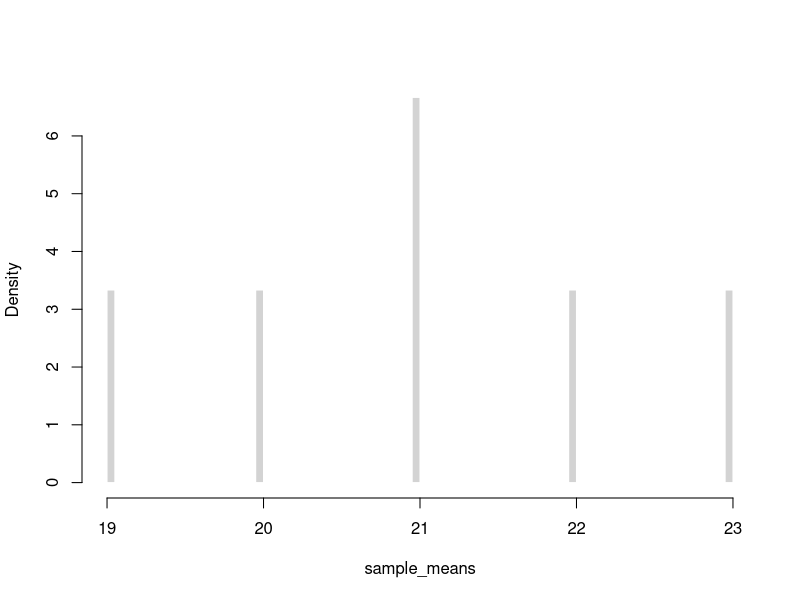
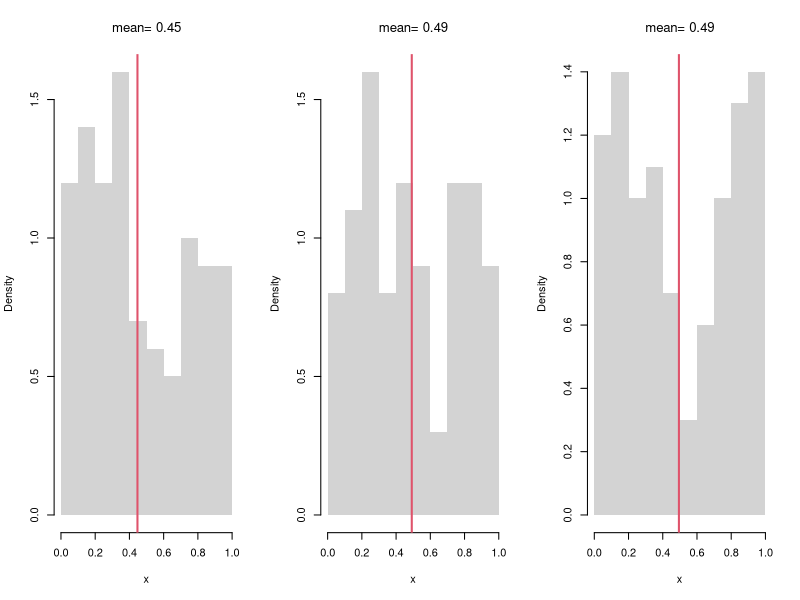
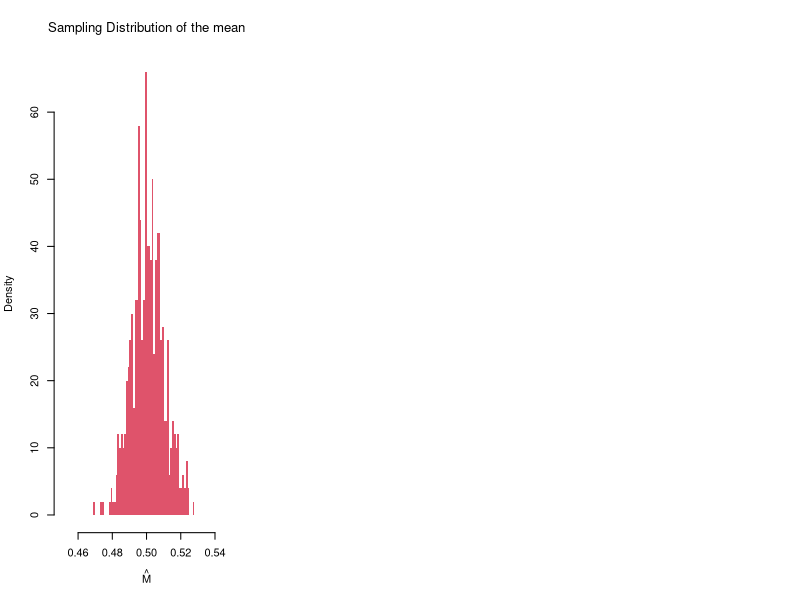
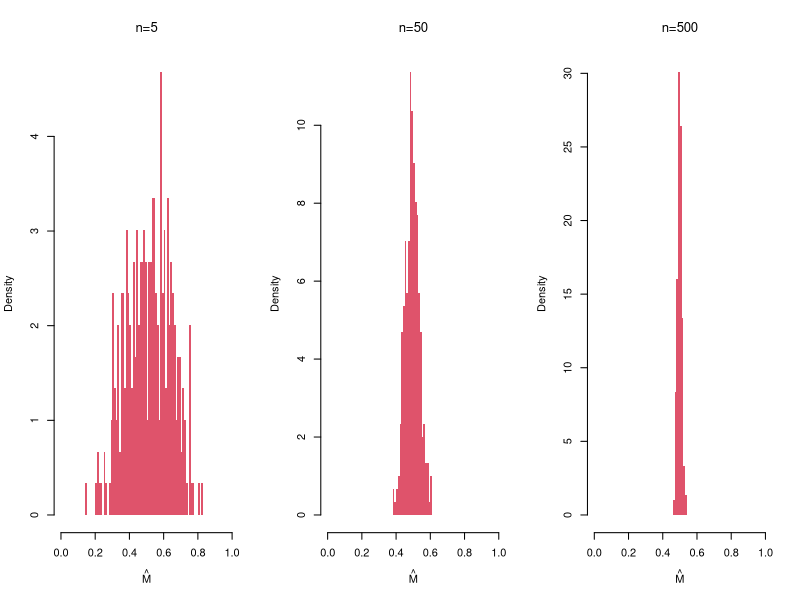
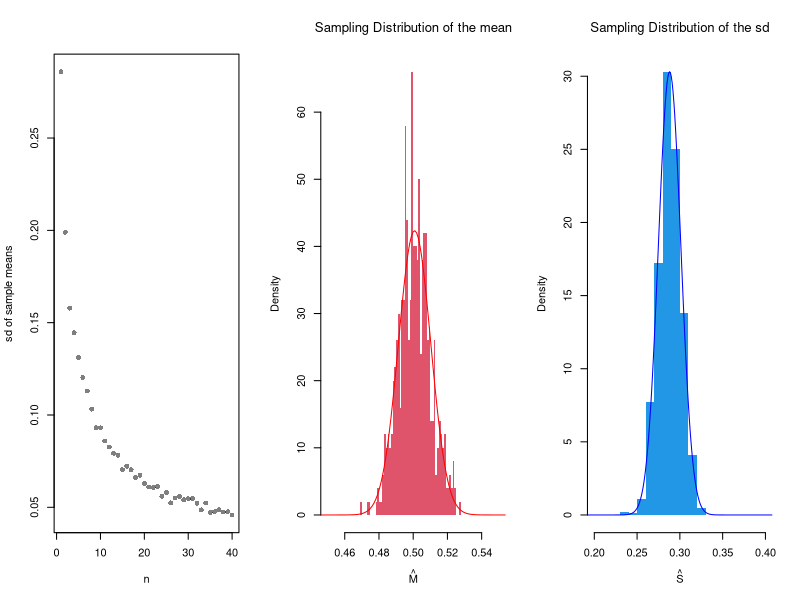
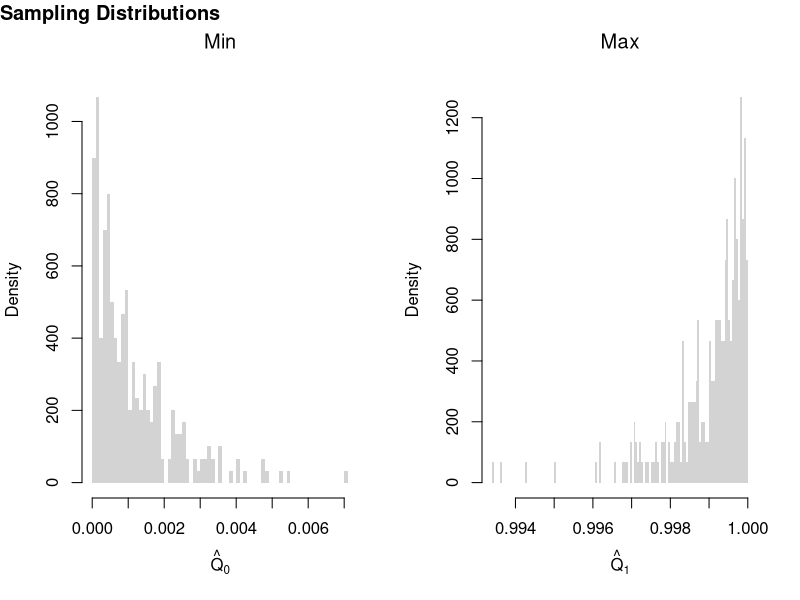
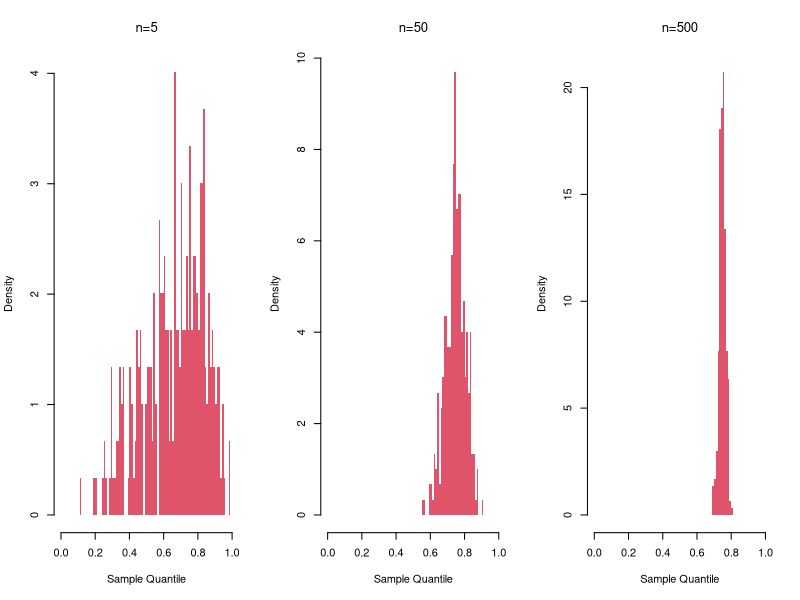
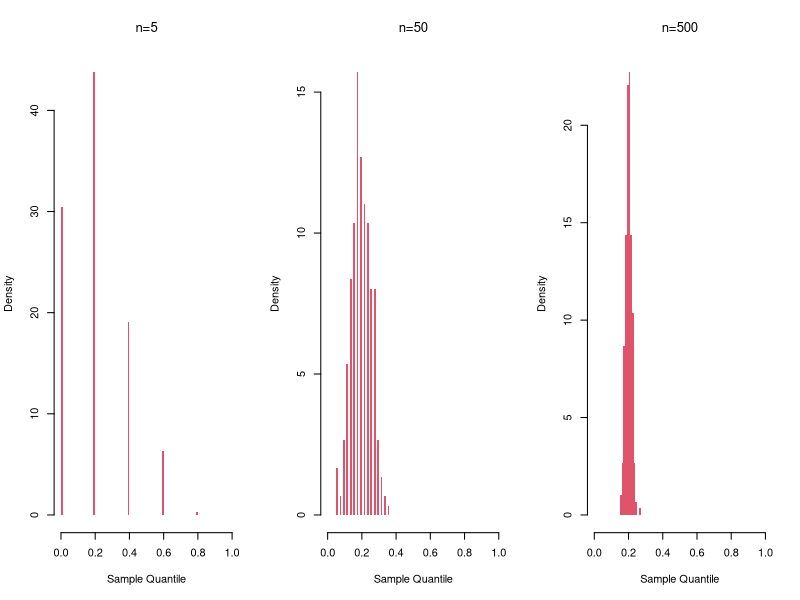

Recreate these plots in R, in order.
## ---- chunk 1
# Simple random sample (no duplicates, equal probability)
x <- c(1,2,3,4) # population
sample(x, 2, replace=F) #sample
## ---- chunk 2
#{1,2,3} {1,3,2}
#{2,1,3} {2,3,1}  
#{3,2,1} {3,1,2}
factorial(3)
## ---- chunk 3
#Ways to draw k=2 from a set with n=4
#{1,2} {1,3} {1,4}  
#      {2,3} {2,4}  
#            {3,4} 

choose(4,2)
## ---- chunk 4
#All possible samples of two from a bag of numbers {1,2,3,4} with replacement 
#{1,1} {1,2} {1,3}, {3,4}
#{2,2} {2,3} {2,4}
#{3,3} {3,4}
#{4,4}

# Simple random sample (duplicates, equal probability)
sample(x, 2, replace=T)
## ---- chunk 5
X <- c(18,20,22,24) # Ages for student population
# six possible samples
m1 <- mean( X[c(1,2)] ) #{1,2}
m2 <- mean( X[c(1,3)] ) #{1,3}
m3 <- mean( X[c(1,4)] ) #{3,4}
m4 <- mean( X[c(2,3)] ) #{2,3}
m5 <- mean( X[c(2,4)] ) #{2,4}
m6 <- mean( X[c(3,4)] ) #{3,4}
# sampling distribution
sample_means <- c(m1, m2, m3, m4, m5, m6)
hist(sample_means,
    freq=F, breaks=100,
    main='', border=F)
## ---- chunk 6
# Three Sample Example from infinite population
x1 <- runif(100)
m1 <- mean(x1)
x2 <- runif(100)
m2 <- mean(x2)
x3 <- runif(100)
m3 <- mean(x3)
sample_means <- c(m1, m2, m3)
sample_means

# An Equivalent Approach: fill vector in a loop
sample_means <- vector(length=3)
for(i in seq(sample_means)){
    x <- runif(100)
    m <- mean(x)
    sample_means[i] <- m
}
sample_means
## ---- chunk 7
# Three Sample Example w/ Visual
par(mfrow=c(1,3))
for(b in 1:3){
    x <- runif(100) 
    m <-  mean(x)
    hist(x,
        breaks=seq(0,1,by=.1), #for comparability
        freq=F, main=NA, border=NA)
    abline(v=m, col=2, lwd=2)
    title(paste0('mean= ', round(m,2)),  font.main=1)
}
## ---- chunk 8
# Many sample example
sample_means <- vector(length=500)
for(i in seq_along(sample_means)){
    x <- runif(1000)
    m <- mean(x)
    sample_means[i] <- m
}
hist(sample_means, 
    breaks=seq(0.45,0.55,by=.001),
    border=NA, freq=F,
    col=2, font.main=1, 
    xlab=expression(hat(M)),
    main='Sampling Distribution of the mean')
## ---- chunk 9
m_LLLN <- mean(sample_means)
round(m_LLLN, 3)
## ---- chunk 10
par(mfrow=c(1,3))
for(n in c(5,50,500)){
    sample_means_n <- vector(length=299)
    for(i in seq_along(sample_means_n)){
        x <- runif(n)
        m <- mean(x)
        sample_means_n[i] <- m
    }
    hist(sample_means_n, 
        breaks=seq(0,1,by=.01),
        border=NA, freq=F,
        col=2, font.main=1, 
        xlab=expression(hat(M)),
        main=paste0('n=',n) )
}
## ---- chunk 11
n_seq <- seq(1, 40)
sd_seq <- vector(length=length(n_seq))
for(n in seq_along(sd_seq)){
    sample_means_n <- vector(length=499)
    for(i in seq_along(sample_means_n)){
        x <- runif(n)
        m <- mean(x)
        sample_means_n[i] <- m
    }
    sd_seq[n] <- sd(sample_means_n)
}
plot(n_seq, sd_seq, pch=16, col=grey(0,0.5),
    xlab='n', ylab='sd of sample means', main='')
## ---- chunk 12
X <- c(18,20,22,24) #student ages (population values)
mean(X) # Population mean

# six possible samples of size 2
m1 <- mean( X[c(1,2)] ) #{1,2}
m2 <- mean( X[c(1,3)] ) #{1,3}
m3 <- mean( X[c(1,4)] ) #{1,4}
m4 <- mean( X[c(2,3)] ) #{2,3}
m5 <- mean( X[c(2,4)] ) #{2,4}
m6 <- mean( X[c(3,4)] ) #{3,4}
means_2 <- c(m1, m2, m3, m4, m5, m6)
sort(means_2)

# four possible samples of size 3
m1 <- mean( X[c(1,2,3)] ) 
m2 <- mean( X[c(1,2,4)] ) 
m3 <- mean( X[c(1,3,4)] ) 
m4 <- mean( X[c(2,3,4)] ) 
means_3 <- c(m1, m2, m3, m4)
sort(means_3)
## ---- chunk 13
hist(sample_means,
    breaks=seq(0.45,0.55,by=.001),
    border=NA, freq=F,
    col=2, font.main=1,
    xlab=expression(hat(M)),
    main='Sampling Distribution of the mean')
    
# Approximately normal?
mu <- mean(sample_means)
mu_sd <- sd(sample_means)
x <- seq(0.1, 0.9, by=0.001)
fx <- dnorm(x, mu, mu_sd)
lines(x, fx, col='red')
## ---- chunk 14
# CLT example of the "sd" statistic
sample_sds <- vector(length=1000)
for(i in seq_along(sample_sds)){
    x <- runif(100) # same distribution
    s <- sd(x) # different statistic
    sample_sds[i] <- s
}
hist(sample_sds,
    breaks=seq(0.2,0.4,by=.01),
    border=NA, freq=F,
    col=4, font.main=1,
    xlab=expression(hat(S)),
    main='Sampling Distribution of the sd')

# Approximately normal?
mu <- mean(sample_sds)
mu_sd <- sd(sample_sds)
x <- seq(0.1, 0.9, by=0.001)
fx <- dnorm(x, mu, mu_sd)
lines(x, fx, col='blue')

# try another random variable, such as rexp(100) instead of runif(100)
## ---- chunk 15
# Create 300 samples, each with 1000 random uniform variables
x_samples <- matrix(nrow=300, ncol=1000)
for(i in seq(1,nrow(x_samples))){
    x_samples[i,] <- runif(1000)
}
# Each row is a new sample
length(x_samples[1,])

# Compute min and max for each sample
x_mins <- apply(x_samples, 1, quantile, probs=0)
x_maxs <- apply(x_samples, 1, quantile, probs=1)

# Plot the sampling distributions of min, median, and max
# Median looks normal. Maximum and minimum do not!
par(mfrow=c(1,2))
hist(x_mins, breaks=100, main='Min', font.main=1,
    xlab=expression(hat(Q)[0]), border=NA, freq=F)
hist(x_maxs, breaks=100, main='Max', font.main=1,
    xlab=expression(hat(Q)[1]), border=NA, freq=F)
title('Sampling Distributions', outer=T, line=-1, adj=0)
## ---- chunk 16
par(mfrow=c(1,3))
for(n in c(5,50,500)){
    sample_quants_n <- vector(length=299)
    for(i in seq_along(sample_quants_n)){
        x <- runif(n)
        m <- quantile(x, probs=0.75) #upper quartile
        sample_quants_n[i] <- m
    }
    hist(sample_quants_n, 
        breaks=seq(0,1,by=.01),
        border=NA, freq=F,
        col=2, font.main=1, 
        xlab="Sample Quantile",
        main=paste0('n=',n) )
}
## ---- chunk 17
par(mfrow=c(1,3))
for(n in c(5,50,500)){
    sample_props_n <- vector(length=299)
    for(i in seq_along(sample_props_n)){
        x <- sample(1:5, size=n, prob=c(1:5)/15, replace=T)
        p3 <- mean(x==3)
        sample_props_n[i] <- p3
    }
    hist(sample_props_n, 
        breaks=seq(0,1,by=.01),
        border=NA, freq=F,
        col=2, font.main=1, 
        xlab="Sample Quantile",
        main=paste0('n=',n) )
}
## ---- chunk 18
par(mfrow = c(1, 3))
for (n in c(50, 500, 5000)) {
  x <- runif(n)
  Fx <- ecdf(x)
  plot(Fx)
}
## ---- chunk 19
sample_dat <- USArrests[,'Murder']
sample_mean <- mean(sample_dat)
sample_mean
## ---- chunk 20
# Generate Non-normal Data, from Hesterberg (2015)

# Population is 50% N(-2, 1) and 50% N(2, 4)
populationMean <- c(-2, 2)
populationVar <- c(1, 4)

# Generate samples from population
rPopulation <- function(n){
  # Which distribution is each observation coming from
  di <- sample(1:2, size=n, replace=TRUE, prob=c(.5,.5))
  rnorm(n, mean=populationMean[di], sd=sqrt(populationVar)[di])
}

# Compute Sample Mean
n <- 25
set.seed(2)
sample_dat <- rPopulation(n)
sample_mean <- mean(sample_dat)
## ---- chunk 21
# Plot Bootstrap Mean
# Modified from Hesterberg (2015)

#### Some parameters for figure layout.
divideX <- c(.6, .65)
divideY <- c(0, .32, .33, .65, .70, 1)
useFraction <- .9
Fraction2 <- 0:1 + c(1, -1) * (1-useFraction)/2
rescaleY <- function(x) (x-.33)/.67
divideY3 <- (c(NA, NA, .33, .65, .70, 1) - .33)/.67

PlotSample <- function(data,
    lineMu=TRUE,
    star=FALSE,
    lineM=NULL,
    col="gray"){
  # lineMu: logical, add a vertical line at mu
  # star:  logical, label with xbar* instead of xbar
  # lineM: NULL or numeric; add a vertical line there

  hist(data, breaks=seq(-6, 8, length=21), col=col,
       probability=TRUE, axes=FALSE, new=FALSE, border=0,
       xlab="", xlim=c(-6, 8), ylim=c(0, .351),
       xaxs="i", yaxs="i", main="")
  axis(side=1, at=c(-6, 8))
  axis(side=1, at=mean(data),
       if(star) expression(hat(M)[r]) else expression(hat(M)))
  if(lineMu) {
    segments(mean(populationMean), y0=0, y1=.32)
    axis(side=1, at=mean(populationMean), "")
  }
  if(length(lineM)) {
    segments(lineM, y0=0, y1=.32, col="red", lty=2)
    axis(side=1, at=lineM, "", col="red")
  }
  invisible(NULL)
}

### Plot sample (as substitute for population)
par(fig=c(divideX[1] * (1/3 + 1/3 * Fraction2), divideY3[5:6]),
    mar=.1 + c(2, 0, 0, 0), mex=.8)
PlotSample(sample_dat, lineM=sample_mean)
axis(1, sample_mean, expression(hat(M)), col="red")

### Bootstrap samples
set.seed(2)  ## Cherry Pick Some Good Ones
B <- lapply(1:20, function(b) { sample(sample_dat, replace=T) })
temp <- lapply(B, hist, breaks=seq(-6, 8, length=21), plot=F)
Bii <- which(sapply(temp, function(x) max(x[['counts']])) <= 5)
## Plot the Cherries
par(fig=c(divideX[1] * (0/3 + 1/3*Fraction2), divideY3[3:4]), new=T)
PlotSample(B[[Bii[1]]], sample_mean, lineMu=F, star=T)
par(fig=c(divideX[1] * (1/3 + 1/3*Fraction2), divideY3[3:4]), new=T)
PlotSample(B[[Bii[3]]], sample_mean, lineMu=F, star=T)
par(fig=c(divideX[1] * (2/3 + 1/3*Fraction2), divideY3[3:4]), new=T)
PlotSample(B[[Bii[2]]], sample_mean, lineMu=F, star=T)

### Bootstrap Distribution
par(fig=c(divideX[2], 1, 0, .5), new=T)
par(mar=c(4.1, 0, 0, 0))
set.seed(2)
Bmeans <- sapply(1:999, function(b) {
    dat_b <- sample(sample_dat, replace=T) # c.f. jackknife
    mean(dat_b)
})
hist(Bmeans, xlim=c(-3, 3), ylim=c(0, 1), breaks=61, border=0,
     axes=F, col="gray", freq=F, main="", yaxs="i",
     xlab="", ylab="")
abline(v=sample_mean, col="red", lty=2)
abline(v=mean(populationMean))
axis(1, c(-3, 3))
axis(1, at=sample_mean, expression(hat(M)), col="red")
#axis(3, at=mean(populationMean), expression(mu))

### Arrows
par(mar=c(2.1, 0, 0, 0))
par(fig=c(0, 1, 0, 1), usr=c(0, 1, 0, 1))
arrows(lwd=1.5, length=.125,
       x0=divideX[1] * (.29 + .42 * ppoints(5)[c(1,3,5)]),
       x1=divideX[1] * seq(.3, .7, length=3),
       y0=rescaleY(divideY[4:5] %*% c(.2, .77)) - .05,
       y1=rescaleY(divideY[4] - c(.6, 1, .6)*(divideY[5]-divideY[4])) - .05)
arrows(divideX[1], c(.1, .2, .3), length=.125, divideX[2], lwd=1.5)

### Text
text(.4, .8, adj=0, 'Sample')
text((divideX[2]+1)/2, .55, adj=.5, 'Resampling Distribution')
text(0.01, divideY3[4]+.03, adj=0, "Resamples (r)")
legend(.01, .9, lty=1:2, col=1:2, legend=expression(mu, hat(M)))
## ---- chunk 22
sample_dat <- USArrests[,'Murder']
sample_mean <- mean(sample_dat)

# Jackknife Estimates
n <- length(sample_dat)
jackknife_means <- vector(length=n)
for(i in seq_along(jackknife_means)){
    dat_noti <- sample_dat[-i]
    mean_noti <- mean(dat_noti)
    jackknife_means[i] <- mean_noti
}
hist(jackknife_means, breaks=25,
    border=NA, freq=F,
    main='', xlab=expression(hat(M)[-i]))
abline(v=sample_mean, col='red', lty=2)
## ---- chunk 23
# Bootstrap estimates
bootstrap_means <- vector(length=9999)
for(b in seq_along(bootstrap_means)){
    boot_id <- sample(n, replace=T)
    dat_b  <- sample_dat[boot_id] # c.f. jackknife
    mean_b <- mean(dat_b)
    bootstrap_means[b] <-mean_b
}

hist(bootstrap_means, breaks=25,
    border=NA, freq=F,
    main='', xlab=expression(hat(M)[b]))
abline(v=sample_mean, col='red', lty=2)
## ---- chunk 24
# theoretical probabilities
x <- c(0,1)
x_probs <- c(1/4, 3/4)
# sample draws
coin_sample <- sample(x, prob=x_probs, 1000, replace=T)
Fhat <- ecdf(coin_sample)

x_probs_boot <- c(Fhat(0), 1-Fhat(0))
x_probs_boot # approximately the theoretical value
coin_resample <- sample(x, prob=x_probs_boot, 999, replace=T)
# any draw from here is almost the same as the original process
## ---- chunk 25
med <- quantile(sample_dat, prob=0.5)

# Bootstrap estimates
bootstrap_stat <- vector(length=9999)
for(b in seq_along(bootstrap_stat)){
    boot_id <- sample(n, replace=T)
    dat_b  <- sample_dat[boot_id] # c.f. jackknife
    stat_b <- quantile(dat_b, prob=0.5)
    bootstrap_stat[b] <- stat_b
}

hist(bootstrap_stat, breaks=25,
    border=NA, freq=F,
    main='', xlab=expression(Med[b]))
abline(v=med, col='red', lty=2)
## ---- chunk 26
sd(sample_dat) # standard deviation
sd(jackknife_means) # standard error estimate for the mean
## ---- chunk 27
# Standard error estimate for the median
sd(bootstrap_stat)
## ---- chunk 28
B <- 999 # number of bootstrap samples
Nseq <- seq(1, length(sample_dat), by=1) # different resample sizes
n_id <- seq_along(sample_dat) # who to potentially resample

## For each sample size, compute the bootstrap SE
SE <- vector(length=length(Nseq))
for(n in seq_along(Nseq)){
    sample_stats_n <- vector(length=B)
    for(b in seq(1,B)){
    	b_id <- sample(n_id, size=n, replace=T)
        x_b <- sample_dat[b_id]
        x_stat_b <- mean(x_b) # statistic of interest
        sample_stats_n[b] <- x_stat_b
    }
    se_n <- sd(sample_stats_n) # How much the statistic varies across samples
    SE[n] <- se_n
}

plot(Nseq, SE, pch=16, col=grey(0,.5),
    ylab='standard error', xlab='sample size')
## ---- chunk 29
# Empirical Distribution
X <- USArrests[,'Murder']
FX_hat <- ecdf(X)
plot(FX_hat, lwd=2, xlim=c(0,20),
    pch=16, col=grey(0,.5), main='')

# Generating random variables via inverse ECDF
p <- runif(3000) ## Multiple Draws
QX_hat <- quantile(FX_hat, p, type=1)
QX_hat[c(1,2,3)]

## Can also do directly from the data
QX_hat <- quantile(X, p, type=1)
QX_hat[c(1,2,3)]
## ---- chunk 30
# 4 random data points from 3 different distributions
qunif(4)
qexp(4)
qnorm(4)
## ---- chunk 31
# Theoretical Quantile Function (from VGAM::qdagum)
qdagum <- function(p, scale.b=1, shape1.a, shape2.c) {
  # Quantile function (theoretically derived from the CDF)
  ans <- scale.b * (expm1(-log(p) / shape2.c))^(-1 / shape1.a)
  # Special known cases
  ans[p == 0] <- 0
  ans[p == 1] <- Inf
  # Safety Checks
  ans[p < 0] <- NaN
  ans[p > 1] <- NaN
  if(scale.b <= 0 | shape1.a <= 0 | shape2.c <= 0){ ans <- ans*NaN }
  # Return
  return(ans)
}

# Generate Random Variables (VGAM::rdagum)
rdagum <-function(n, scale.b=1, shape1.a, shape2.c){
    p <- runif(n) # generate random probabilities
    x <- qdagum(p, scale.b=scale.b, shape1.a=shape1.a, shape2.c=shape2.c) #find the inverses
    return(x)
}

# Example
set.seed(123)
X <- rdagum(3000,1,3,1)
X[c(1,2,3)]
